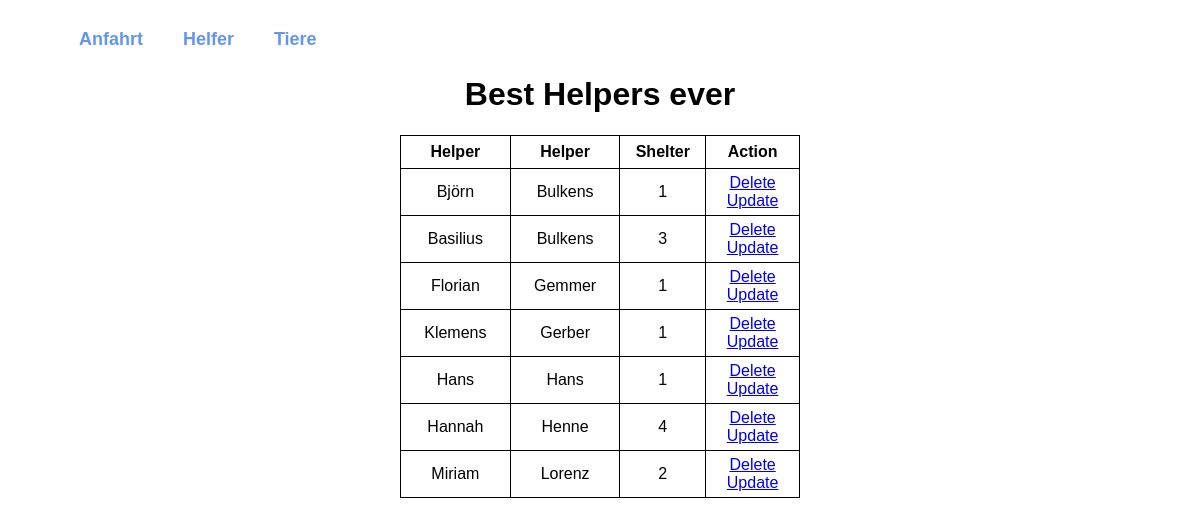
Before: / with the older database file.
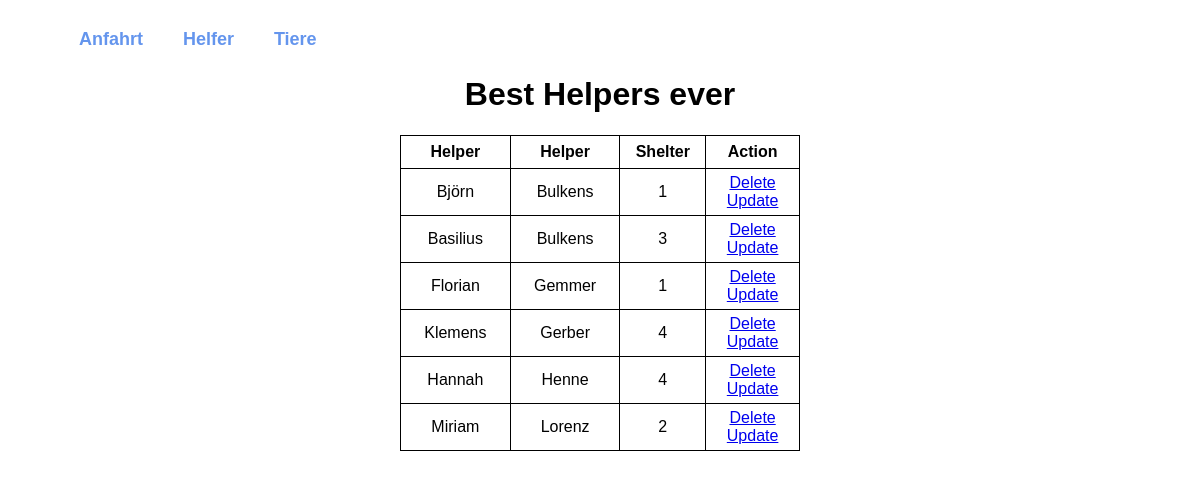
After: the same page with the newer database file.
### database.py (models this page shows, shortened)
class Volunteers(db.Model):
    id = db.Column(db.Integer, primary_key=True)
    firstname = db.Column(db.String(20), nullable=False)
    lastname  = db.Column(db.String(20), nullable=False)
    gender = db.Column(db.String(1), nullable=False)
    birthday = db.Column(db.DateTime, nullable=False)
    password = db.Column(db.String(20), nullable=False)
    shelter = db.Column(db.Integer, db.ForeignKey('shelters.id'), nullable=False)

### database.py (the view)
@app.route('/', methods=['POST', 'GET'])
def index():
    if request.method == 'POST':
        pass
    else:
        volus = Volunteers.query.order_by(Volunteers.lastname).all()
        return render_template('index.html', tasks=volus)

### templates/index.html (shortened to what this page needs)
{% extends 'base.html' %}
{% block body %}
<div class="content">
    <h1 style="text-align: center">Best Helpers ever</h1>
    {% if tasks|length < 1 %}
    <h4 style="text-align: center">There are no Volunteers! :(</h4>
    {% else %}
    <table>
        <tr>
            <th>Helper</th>
            <th>Helper</th>
            <th>Shelter</th>
            <th>Action</th>
        </tr>
        {% for task in tasks %}
            <tr>
                <td>{{ task.firstname }}</td>
                <td>{{ task.lastname }}</td>
                <td>{{ task.shelter }}</td>
                <td>
                    <a href="/delete/{{task.id}}">Delete</a>
                    <br>
                    <a href="/update/{{task.id}}">Update</a>
                </td>
            </tr>
        {% endfor %}
    </table>
    {% endif %}
</div>
{% endblock %}

### templates/base.html (shortened to what this page needs)
<!DOCTYPE html>
<html lang="en">
    <head>
        <link rel="stylesheet" href="../static/css/main.css">
    </head>
    <body>
        {% block navbar %}
        <div class="navbar navbar-fixed-top" style="margin-left: 0.5cm; margin-top: .5cm; margin-bottom: .5cm;">
              <ul class="navbar-nav mr-auto nav-fill w-100" style="font-size: large; background-color: rgb(204, 204, 204);">
                <li class="nav-item"><a style="text-decoration: none; color: cornflowerblue; font-weight: bold; font-size: large;" class="nav-link naveintrag" href="/UC1">Anfahrt</a></li>
                <li class="nav-item"><a style="text-decoration: none; color: cornflowerblue; font-weight: bold; font-size: large;" class="nav-link" href="/UC2">Helfer</a></li>
                <li class="nav-item"><a style="text-decoration: none; color: cornflowerblue; font-weight: bold; font-size: large;" class="nav-link" href="/UC3">Tiere</a></li>
              </ul>
        </div>
        <br><br>
        {% endblock %}
        {%block body%}{% endblock %}
    </body>
</html>

### static/css/main.css (style rules this page uses)
body, html { margin: 0; font-family: 'Arial'; }
.content { margin: 0 auto; width: 400px; }
table, td, th { border: 1px solid rgb(0, 0, 0); }
table { border-collapse: collapse; width: 100%; }
th { height: 30px; }
td { text-align: center; padding: 5px; }
li { color: black; float: left; position: relative; padding: 10px 20px; overflow: hidden; }
li::after { background-color: black; content: ""; width: 0; height: 5px; left: 0; bottom: 0; margin-left: 40%; margin-right: 40%; transition: width 0.35s ease 0s; position: absolute; }

Changed rows visible on the page:
removed Volunteers: firstname "Hans", lastname "Hans", shelter "1"
changed Volunteers "Klemens": shelter "1" → "4"
